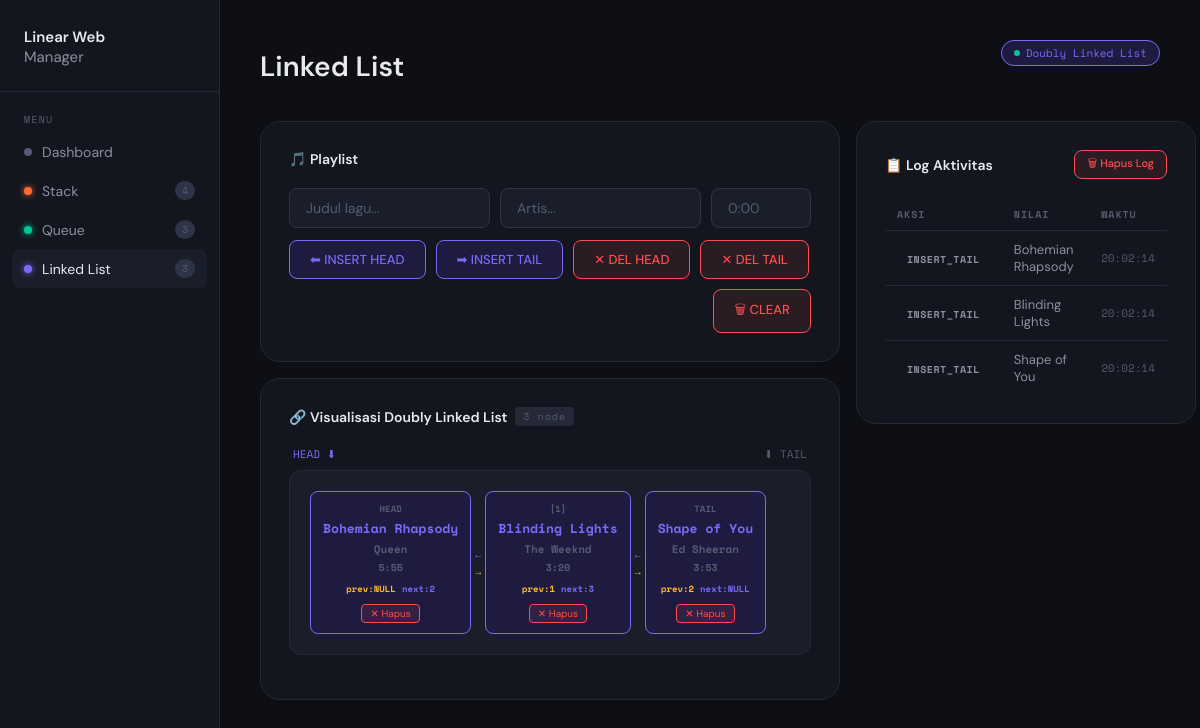
The page /pages/linked-list/index.php on the database its author committed.
### tables this page shows
CREATE TABLE IF NOT EXISTS `playlist_nodes` (
  `id`         INT UNSIGNED AUTO_INCREMENT PRIMARY KEY,
  `session_id` INT UNSIGNED NOT NULL,
  `title`      VARCHAR(150) NOT NULL,
  `artist`     VARCHAR(100) NOT NULL DEFAULT 'Unknown',
  `duration`   VARCHAR(10)  NOT NULL DEFAULT '0:00',
  `position`   INT UNSIGNED NOT NULL,
  `prev_id`    INT UNSIGNED NULL,
  `next_id`    INT UNSIGNED NULL,
  `added_at`   TIMESTAMP NOT NULL DEFAULT CURRENT_TIMESTAMP,
  FOREIGN KEY (`session_id`) REFERENCES `playlist_sessions`(`id`) ON DELETE CASCADE,
  FOREIGN KEY (`prev_id`)    REFERENCES `playlist_nodes`(`id`) ON DELETE SET NULL,
  FOREIGN KEY (`next_id`)    REFERENCES `playlist_nodes`(`id`) ON DELETE SET NULL
);

CREATE TABLE IF NOT EXISTS `playlist_log` (
  `id`         INT UNSIGNED AUTO_INCREMENT PRIMARY KEY,
  `session_id` INT UNSIGNED NOT NULL,
  `action`     ENUM('INSERT_HEAD','INSERT_TAIL','INSERT_AT','DELETE_HEAD','DELETE_TAIL','DELETE_AT','TRAVERSE') NOT NULL,
  `value`      VARCHAR(255) NULL,
  `acted_at`   TIMESTAMP NOT NULL DEFAULT CURRENT_TIMESTAMP,
  FOREIGN KEY (`session_id`) REFERENCES `playlist_sessions`(`id`) ON DELETE CASCADE
);

### pages/linked-list/index.php (the view, shortened to what this page needs)
<?php
$pageActive = 'linked-list';
require_once '../../includes/header.php';
$nodes   = $db->query("SELECT * FROM playlist_nodes WHERE session_id = 1 ORDER BY position ASC")->fetchAll();
$logs    = $db->query("SELECT * FROM playlist_log WHERE session_id = 1 ORDER BY acted_at DESC LIMIT 10")->fetchAll();
?>
<div class="page-header">
    <div class="page-header-left">
        <h2>Linked List</h2>
    </div>
    <div class="page-header-right">
        <span class="status-pill" style="border-color:var(--list);color:var(--list);background:var(--list-dim);">
            Doubly Linked List
        </span>
    </div>
</div>
<div style="display:grid; grid-template-columns:1fr 340px; gap:16px;">
    <div style="display:flex; flex-direction:column; gap:16px;">
        <div class="card">
            <div class="card-title">
                🎵 Playlist
            </div>
            <div style="display:grid; grid-template-columns:1fr 1fr 100px; gap:10px; margin-bottom:12px;">
                <input type="text" id="inputTitle" class="input-field" placeholder="Judul lagu...">
                <input type="text" id="inputArtist" class="input-field" placeholder="Artis...">
                <input type="text" id="inputDuration" class="input-field" placeholder="0:00">
            </div>
            <div style="display:flex; gap:10px; flex-wrap:wrap;">
                <button class="btn btn-list" type="button" onclick="doInsertHead()">⬅ INSERT HEAD</button>
                <button class="btn btn-list" type="button" onclick="doInsertTail()">➡ INSERT TAIL</button>
                <button class="btn btn-danger" type="button" onclick="doDeleteHead()">✕ DEL HEAD</button>
                <button class="btn btn-danger" type="button" onclick="doDeleteTail()">✕ DEL TAIL</button>
                <button class="btn btn-danger" type="button" onclick="doClear()" style="margin-left:auto;">🗑 CLEAR</button>
            </div>
        </div>
        <div class="card">
            <div class="card-title">
                🔗 Visualisasi Doubly Linked List
                <span class="tag" id="nodeCount"><?= count($nodes) ?> node</span>
            </div>
            <div style="display:flex; justify-content:space-between;
                        font-family:var(--mono); font-size:11px;
                        color:var(--text3); margin-bottom:8px; padding:0 4px;">
                <span style="color:var(--list);">HEAD ⬇</span>
                <span>⬇ TAIL</span>
            </div>
            <div id="listViz" style="
                display:flex; flex-direction:row;
                align-items:center; gap:4px;
                flex-wrap:wrap; min-height:100px;
                padding:20px; background:var(--bg3);
                border:1px solid var(--border);
                border-radius:var(--radius);
                margin-bottom:16px; overflow-x:auto;">
                <?php if (empty($nodes)): ?>
                    <div class="viz-empty">Playlist kosong — tambahkan lagu</div>
                <?php else: ?>
                    <?php foreach ($nodes as $i => $node): ?>
                    <div style="display:flex; align-items:center; gap:4px;">
                        <?php if ($i > 0): ?>
                        <div style="display:flex; flex-direction:column; align-items:center; gap:2px;">
                            <span style="font-family:var(--mono); font-size:10px; color:var(--list);">←</span>
                            <span style="font-family:var(--mono); font-size:10px; color:var(--warning);">→</span>
                        </div>
                        <?php endif; ?>
                        <div class="node-val node-list" id="lnode-<?= $node['id'] ?>" style="
                            display:flex; flex-direction:column;
                            align-items:center; gap:3px;
                            min-width:110px; padding:10px 12px;">
                            <span style="font-size:9px; color:var(--text3); font-family:var(--mono);">
                                <?= $i === 0 ? 'HEAD' : ($i === count($nodes)-1 ? 'TAIL' : '['.$i.']') ?>
                            </span>
                            <span style="font-weight:700; font-size:13px; text-align:center;">
                                <?= htmlspecialchars($node['title']) ?>
                            </span>
                            <span style="font-size:11px; color:var(--text3);">
                                <?= htmlspecialchars($node['artist']) ?>
                            </span>
                            <span style="font-family:var(--mono); font-size:10px; color:var(--text3);">
                                <?= htmlspecialchars($node['duration']) ?>
                            </span>
                            <div style="display:flex; gap:6px; margin-top:4px; font-family:var(--mono); font-size:9px;">
                                <span style="color:var(--warning);">
                                    prev:<?= $node['prev_id'] ?? 'NULL' ?>
                                </span>
                                <span style="color:var(--list);">
                                    next:<?= $node['next_id'] ?? 'NULL' ?>
                                </span>
                            </div>
                            <button onclick="doDeleteAt(<?= $node['id'] ?>)" type="button"
                                style="margin-top:6px; font-size:10px; padding:2px 8px;
                                       border-radius:4px; background:rgba(255,77,77,0.1);
                                       border:1px solid var(--danger); color:var(--danger); cursor:pointer;">
                                ✕ Hapus
                            </button>
                        </div>
                    </div>
                    <?php endforeach; ?>
                <?php endif; ?>
            </div>
        </div>
    </div>
    <div class="card" style="align-self:start;">
        <div class="card-title">
            📋 Log Aktivitas
            <button class="btn btn-danger" type="button" onclick="clearLog()"
                style="margin-left:auto; padding:4px 12px; font-size:11px;">
                🗑 Hapus Log
            </button>
        </div>
        <table class="log-table">
            <thead>
                <tr>
                    <th>Aksi</th>
                    <th>Nilai</th>
                    <th>Waktu</th>
                </tr>
            </thead>
            <tbody id="logBody">
                <?php foreach ($logs as $log): ?>
                <tr>
                    <td>
                        <span class="action-pill pill-<?= strtolower(str_replace('_','-',$log['action'])) ?>">
                            <?= $log['action'] ?>
                        </span>
                    </td>
                    <td><?= htmlspecialchars($log['value'] ?? '—') ?></td>
                    <td style="font-family:var(--mono); font-size:11px; color:var(--text3);">
                        <?= date('H:i:s', strtotime($log['acted_at'])) ?>
                    </td>
                </tr>
                <?php endforeach; ?>
            </tbody>
        </table>
    </div>
</div>
<?php require_once '../../includes/footer.php'; ?>

### includes/header.php (shortened to what this page needs)
<?php
try {
    $badgeStack = $db->query("SELECT COUNT(*) FROM stack_items")->fetchColumn();
    $badgeQueue = $db->query("SELECT COUNT(*) FROM queue_items")->fetchColumn();
    $badgeList  = $db->query("SELECT COUNT(*) FROM playlist_nodes")->fetchColumn();
} catch (Exception $e) {
    $badgeStack = $badgeQueue = $badgeList = 0;
}
$depth = substr_count($_SERVER['SCRIPT_NAME'], '/') - 2;
$base  = str_repeat('../', max($depth, 0));
?>
<!DOCTYPE html>
<html lang="id">
<head>
<link rel="stylesheet" href="<?= $base ?>assets/css/style.css">
</head>
<body>
<aside class="sidebar">
    <div class="sidebar-logo">
        <h1>Linear Web<span>Manager</span></h1>
    </div>
    <nav class="nav-section">
        <div class="nav-label">Menu</div>
        <a href="<?= $base ?>index.php" class="nav-item <?= $pageActive==='dashboard' ? 'active' : '' ?>">
            <span class="dot dot-home"></span>
            Dashboard
        </a>
        <a href="<?= $base ?>pages/stack/index.php" class="nav-item <?= $pageActive==='stack' ? 'active' : '' ?>">
            <span class="dot dot-stack"></span>
            Stack
            <span class="badge"><?= $badgeStack ?></span>
        </a>
        <a href="<?= $base ?>pages/queue/index.php" class="nav-item <?= $pageActive==='queue' ? 'active' : '' ?>">
            <span class="dot dot-queue"></span>
            Queue
            <span class="badge"><?= $badgeQueue ?></span>
        </a>
        <a href="<?= $base ?>pages/linked-list/index.php" class="nav-item <?= $pageActive==='linked-list' ? 'active' : '' ?>">
            <span class="dot dot-list"></span>
            Linked List
            <span class="badge"><?= $badgeList ?></span>
        </a>
    </nav>
</aside>
<main class="main">

### includes/footer.php (shortened to what this page needs)
</main>
</body>
</html>

### rows shown on the page
playlist_nodes: $node['id'] 1 (drawn), shows "HEAD", title "Bohemian Rhapsody", artist "Queen", duration "5:55", prev "NULL", next "2"
playlist_nodes: i "1", title "Blinding Lights", artist "The Weeknd", duration "3:20", prev "1", next "3"
playlist_nodes: shows "TAIL", title "Shape of You", artist "Ed Sheeran", duration "3:53", prev "2", next "NULL"
playlist_log: action "INSERT_TAIL", value "Bohemian Rhapsody", acted_at "20:02:14"
playlist_log: action "INSERT_TAIL", value "Blinding Lights", acted_at "20:02:14"
playlist_log: action "INSERT_TAIL", value "Shape of You", acted_at "20:02:14"

### other values the page prints
$badgeStack "4"
$badgeQueue "3"
$badgeList "3"
count($nodes) "3"
